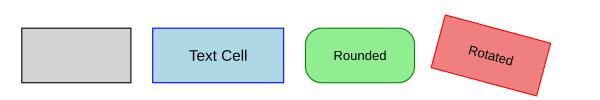

Source code (Python):
#!/usr/bin/env python3
"""
Cell Component Quick Start Guide

This is a quick start guide for the Cell component, demonstrating the most commonly used features:
1. Basic creation
2. Adding text content
3. Adding image content
4. Adding SVG content
5. Appearance customization
6. Basic transformations
7. Method chaining
"""

from pysvg.components import Cell, CellConfig
from pysvg.components.content import TextConfig, ImageConfig, SVGConfig
from pysvg.schema import AppearanceConfig, Color, SVGCode
from pysvg.components.canvas import Canvas
from pysvg.components.content import TextContent


def basic_examples():
    """Basic usage examples"""
    print("=== Basic Usage Examples ===")

    # 1. Cell with specified position and size
    positioned_cell = Cell(config=CellConfig(width=100, height=50)).move(10, 20)
    print(f"Positioned cell: {positioned_cell.to_svg_element()}")

    # 2. Cell with appearance
    styled_cell = Cell(
        config=CellConfig(width=100, height=50),
        rectangle_appearance=AppearanceConfig(
            fill=Color(value="lightblue"), stroke=Color(value="navy"), stroke_width=2
        ),
    ).move(10, 20)
    print(f"Styled cell: {styled_cell.to_svg_element()}")
    print()


def content_examples():
    """Content examples"""
    print("=== Content Examples ===")

    # 1. Text content
    text_cell = Cell(
        config=CellConfig(
            width=120,
            height=60,
            text_content=TextConfig(text="Hello World", font_size=16, color=Color("darkblue")),
        ),
        rectangle_appearance=AppearanceConfig(
            fill=Color(value="lightcyan"), stroke=Color(value="blue"), stroke_width=1
        ),
    )
    print(f"Text cell: {text_cell.to_svg_element()}")

    # 2. Image content
    image_cell = Cell(
        config=CellConfig(
            width=100,
            height=60,
            image_content=ImageConfig(href="demo.png"),
            content_padding=5,
        ),
        rectangle_appearance=AppearanceConfig(
            fill=Color(value="white"), stroke=Color(value="gray"), stroke_width=2
        ),
    ).move(130, 0)
    print(f"Image cell: {image_cell.to_svg_element()}")

    # 3. SVG content
    svg_cell = Cell(
        config=CellConfig(
            width=100,
            height=60,
            svg_content=SVGConfig(
                svg_content=SVGCode(
                    '<circle cx="40" cy="25" r="20" fill="red" stroke="darkred" stroke-width="2"/>'
                )
            ),
        ),
        rectangle_appearance=AppearanceConfig(
            fill=Color(value="lightyellow"), stroke=Color(value="orange"), stroke_width=2
        ),
    ).move(240, 0)
    print(f"SVG cell: {svg_cell.to_svg_element()}")
    print()


def styling_examples():
    """Styling examples"""
    print("=== Styling Examples ===")

    # 1. Rounded cell
    rounded_cell = Cell(
        config=CellConfig(
            width=100,
            height=50,
            rx=15,
            ry=15,  # Rounded corners
            text_content=TextConfig(text="Rounded"),
        ),
        rectangle_appearance=AppearanceConfig(
            fill=Color("coral"), stroke=Color("darkred"), stroke_width=2
        ),
    ).move(0, 80)
    print(f"Rounded cell: {rounded_cell.to_svg_element()}")

    # 2. Transparent effect
    transparent_cell = Cell(
        config=CellConfig(
            width=100, height=50, text_content=TextConfig(text="Transparent", color="black")
        ),
        rectangle_appearance=AppearanceConfig(
            fill=Color("skyblue"),
            fill_opacity=0.5,  # Semi-transparent
            stroke=Color("blue"),
            stroke_width=2,
        ),
    ).move(110, 80)
    print(f"Transparent cell: {transparent_cell.to_svg_element()}")

    # 3. Dashed border
    dashed_cell = Cell(
        config=CellConfig(width=100, height=50, text_content=TextConfig(text="Dashed")),
        rectangle_appearance=AppearanceConfig(
            fill=Color("lightgreen"),
            stroke=Color("green"),
            stroke_width=3,
            stroke_dasharray=[5, 3],  # Dashed line
        ),
    ).move(220, 80)
    print(f"Dashed cell: {dashed_cell.to_svg_element()}")
    print()


def transform_examples():
    """Transform examples"""
    print("=== Transform Examples ===")

    # 1. Translation
    moved_cell = Cell(
        config=CellConfig(width=80, height=40, text_content=TextConfig(text="Moved", font_size=10)),
    ).move(150, 170)
    print(f"Moved cell: {moved_cell.to_svg_element()}")

    # 2. Rotation
    rotated_cell = (
        Cell(
            config=CellConfig(
                width=80, height=40, text_content=TextConfig(text="Rotated", font_size=10)
            ),
        )
        .move(50, 150)
        .rotate(30)
    )
    print(f"Rotated cell: {rotated_cell.to_svg_element()}")

    # 3. Scaling
    scaled_cell = (
        Cell(
            config=CellConfig(
                width=80, height=40, text_content=TextConfig(text="Scaled", font_size=10)
            ),
        )
        .scale(1.5)
        .move(250, 150)
    )
    print(f"Scaled cell: {scaled_cell.to_svg_element()}")
    print()


def chaining_examples():
    """Method chaining examples"""
    print("=== Method Chaining Examples ===")

    # Create cell and chain transform methods
    chained_cell = Cell(
        config=CellConfig(
            width=100,
            height=50,
            text_content=TextConfig(text="Chained"),
        ),
        rectangle_appearance=AppearanceConfig(
            fill=Color("purple"), stroke=Color("darkblue"), stroke_width=2
        ),
    )

    # Method chaining: move -> rotate -> scale
    chained_cell.move(200, 250).rotate(15).scale(1.2)
    print(f"Chained cell: {chained_cell.to_svg_element()}")

    # Reset transform
    chained_cell.reset_transform()
    print(f"Reset cell: {chained_cell.to_svg_element()}")
    print()


def utility_examples():
    """Utility method examples"""
    print("=== Utility Method Examples ===")

    # Create a cell with content
    test_cell = Cell(
        config=CellConfig(
            width=100,
            height=60,
            text_content=TextConfig(text="Test Cell"),
            content_padding=10,
        ),
        rectangle_appearance=AppearanceConfig(
            fill=Color("lightblue"), stroke=Color("blue"), stroke_width=2
        ),
    ).move(10, 300)

    # Test various utility methods
    print(f"SVG output: {test_cell.to_svg_element()}")
    print()


def generate_demo_svg():
    """Generate demo SVG file"""
    print("=== Generate Demo SVG ===")

    # Create Canvas
    canvas = Canvas(width=600, height=100, viewbox=(0, 0, 550, 80))

    # Add labels
    labels = [("Basic", 70), ("Text", 200), ("Rounded", 330), ("Rotated", 450)]

    for text, x in labels:
        label = TextContent(
            config=TextConfig(
                x=x,
                y=100,
                text=text,
                font_size=10,
                font_family="Arial",
                color=Color("gray"),
                text_anchor="middle",
            )
        )
        canvas.add(label)

    # Create example cells
    cells = [
        # Basic example
        Cell(
            config=CellConfig(width=100, height=50),
            rectangle_appearance=AppearanceConfig(fill="lightgray", stroke="black"),
        ).move(20, 20),
        # Text cell
        Cell(
            config=CellConfig(
                width=120,
                height=50,
                text_content=TextConfig(text="Text Cell", font_size=14),
            ),
            rectangle_appearance=AppearanceConfig(fill=Color("lightblue"), stroke=Color("blue")),
        ).move(140, 20),
        # Rounded cell
        Cell(
            config=CellConfig(
                width=100,
                height=50,
                rx=15,
                ry=15,
                text_content=TextConfig(text="Rounded"),
            ),
            rectangle_appearance=AppearanceConfig(fill=Color("lightgreen"), stroke=Color("green")),
        ).move(280, 20),
        # Rotated cell
        Cell(
            config=CellConfig(width=100, height=50, text_content=TextConfig(text="Rotated")),
            rectangle_appearance=AppearanceConfig(fill=Color("lightcoral"), stroke=Color("red")),
        )
        .move(400, 20)
        .rotate(15),
    ]

    # Add cells to canvas
    for cell in cells:
        canvas.add(cell)

    # Generate SVG file
    canvas.save("quickstart.svg")

    print("Demo file generated: quickstart.svg")


def main():
    """Main function"""
    print("Cell Component Quick Start Guide")
    print("=" * 40)

    basic_examples()
    content_examples()
    styling_examples()
    transform_examples()
    chaining_examples()
    utility_examples()
    generate_demo_svg()

    print("=" * 40)
    print("Quick start guide completed!")
    print("Check the generated quick_start.svg file.")


if __name__ == "__main__":
    main()
